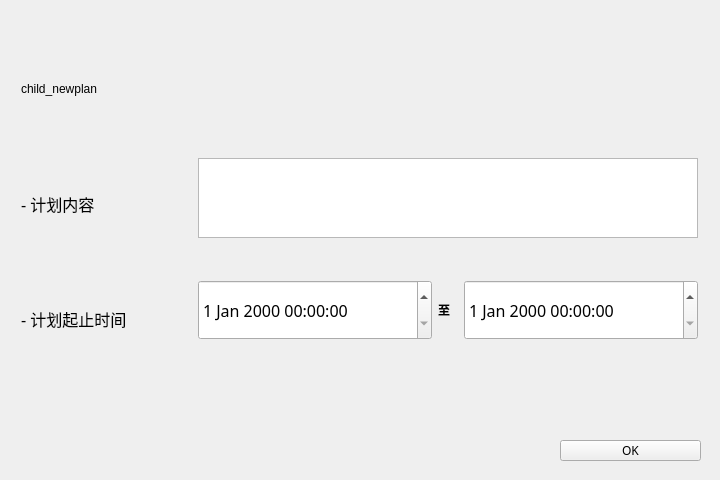
<?xml version="1.0" encoding="UTF-8"?>
<ui version="4.0">
 <class>Newplan</class>
 <widget class="QMainWindow" name="Newplan">
  <property name="geometry">
   <rect>
    <x>0</x>
    <y>0</y>
    <width>720</width>
    <height>480</height>
   </rect>
  </property>
  <property name="minimumSize">
   <size>
    <width>720</width>
    <height>480</height>
   </size>
  </property>
  <property name="maximumSize">
   <size>
    <width>720</width>
    <height>480</height>
   </size>
  </property>
  <property name="windowTitle">
   <string>MainWindow</string>
  </property>
  <widget class="QWidget" name="centralwidget">
   <widget class="QLabel" name="lb_background">
    <property name="geometry">
     <rect>
      <x>0</x>
      <y>0</y>
      <width>720</width>
      <height>480</height>
     </rect>
    </property>
    <property name="minimumSize">
     <size>
      <width>720</width>
      <height>480</height>
     </size>
    </property>
    <property name="maximumSize">
     <size>
      <width>720</width>
      <height>480</height>
     </size>
    </property>
    <property name="text">
     <string/>
    </property>
   </widget>
   <widget class="QWidget" name="layoutWidget">
    <property name="geometry">
     <rect>
      <x>10</x>
      <y>20</y>
      <width>701</width>
      <height>371</height>
     </rect>
    </property>
    <layout class="QHBoxLayout" name="horizontalLayout_2">
     <item>
      <layout class="QVBoxLayout" name="verticalLayout">
       <item>
        <widget class="QLabel" name="lb_newplan">
         <property name="maximumSize">
          <size>
           <width>160</width>
           <height>80</height>
          </size>
         </property>
         <property name="text">
          <string>child_newplan</string>
         </property>
        </widget>
       </item>
       <item>
        <widget class="QLabel" name="lb_nr">
         <property name="minimumSize">
          <size>
           <width>160</width>
           <height>80</height>
          </size>
         </property>
         <property name="maximumSize">
          <size>
           <width>160</width>
           <height>80</height>
          </size>
         </property>
         <property name="font">
          <font>
           <family>等线 Light</family>
           <pointsize>12</pointsize>
          </font>
         </property>
         <property name="text">
          <string>- 计划内容</string>
         </property>
        </widget>
       </item>
       <item>
        <widget class="QLabel" name="lb_sj">
         <property name="maximumSize">
          <size>
           <width>160</width>
           <height>80</height>
          </size>
         </property>
         <property name="font">
          <font>
           <family>等线 Light</family>
           <pointsize>12</pointsize>
          </font>
         </property>
         <property name="text">
          <string>- 计划起止时间</string>
         </property>
        </widget>
       </item>
      </layout>
     </item>
     <item>
      <layout class="QVBoxLayout" name="verticalLayout_2">
       <item>
        <widget class="QLabel" name="label_2">
         <property name="text">
          <string/>
         </property>
        </widget>
       </item>
       <item>
        <widget class="QTextEdit" name="textEdit">
         <property name="maximumSize">
          <size>
           <width>500</width>
           <height>80</height>
          </size>
         </property>
        </widget>
       </item>
       <item>
        <widget class="QLabel" name="label_3">
         <property name="maximumSize">
          <size>
           <width>16777215</width>
           <height>30</height>
          </size>
         </property>
         <property name="text">
          <string/>
         </property>
        </widget>
       </item>
       <item>
        <layout class="QHBoxLayout" name="horizontalLayout">
         <item>
          <widget class="QDateTimeEdit" name="dte1">
           <property name="minimumSize">
            <size>
             <width>160</width>
             <height>60</height>
            </size>
           </property>
           <property name="maximumSize">
            <size>
             <width>240</width>
             <height>60</height>
            </size>
           </property>
           <property name="font">
            <font>
             <family>等线 Light</family>
             <pointsize>12</pointsize>
            </font>
           </property>
          </widget>
         </item>
         <item>
          <widget class="QLabel" name="label">
           <property name="maximumSize">
            <size>
             <width>20</width>
             <height>80</height>
            </size>
           </property>
           <property name="font">
            <font>
             <family>等线 Light</family>
             <pointsize>9</pointsize>
             <weight>75</weight>
             <bold>true</bold>
             <underline>false</underline>
             <strikeout>false</strikeout>
            </font>
           </property>
           <property name="text">
            <string>至</string>
           </property>
          </widget>
         </item>
         <item>
          <widget class="QDateTimeEdit" name="dte2">
           <property name="minimumSize">
            <size>
             <width>160</width>
             <height>60</height>
            </size>
           </property>
           <property name="maximumSize">
            <size>
             <width>240</width>
             <height>60</height>
            </size>
           </property>
           <property name="font">
            <font>
             <family>等线 Light</family>
             <pointsize>12</pointsize>
            </font>
           </property>
          </widget>
         </item>
        </layout>
       </item>
       <item>
        <widget class="QLabel" name="label_4">
         <property name="maximumSize">
          <size>
           <width>16777215</width>
           <height>45</height>
          </size>
         </property>
         <property name="text">
          <string/>
         </property>
        </widget>
       </item>
      </layout>
     </item>
    </layout>
   </widget>
   <widget class="QPushButton" name="pbtn_yes">
    <property name="geometry">
     <rect>
      <x>560</x>
      <y>440</y>
      <width>141</width>
      <height>21</height>
     </rect>
    </property>
    <property name="font">
     <font>
      <family>等线 Light</family>
      <pointsize>9</pointsize>
     </font>
    </property>
    <property name="text">
     <string>OK</string>
    </property>
   </widget>
  </widget>
 </widget>
 <resources/>
 <connections/>
</ui>
